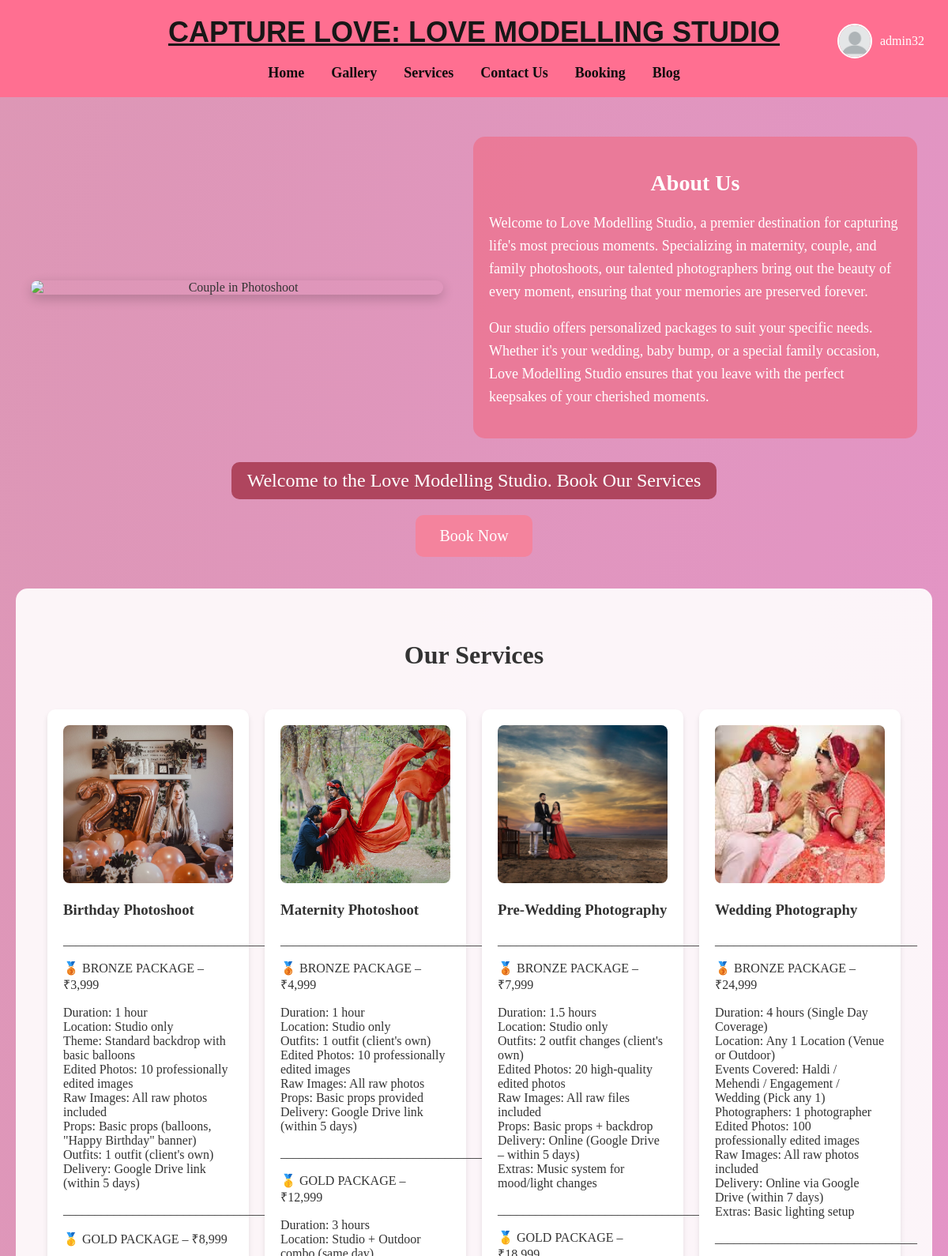
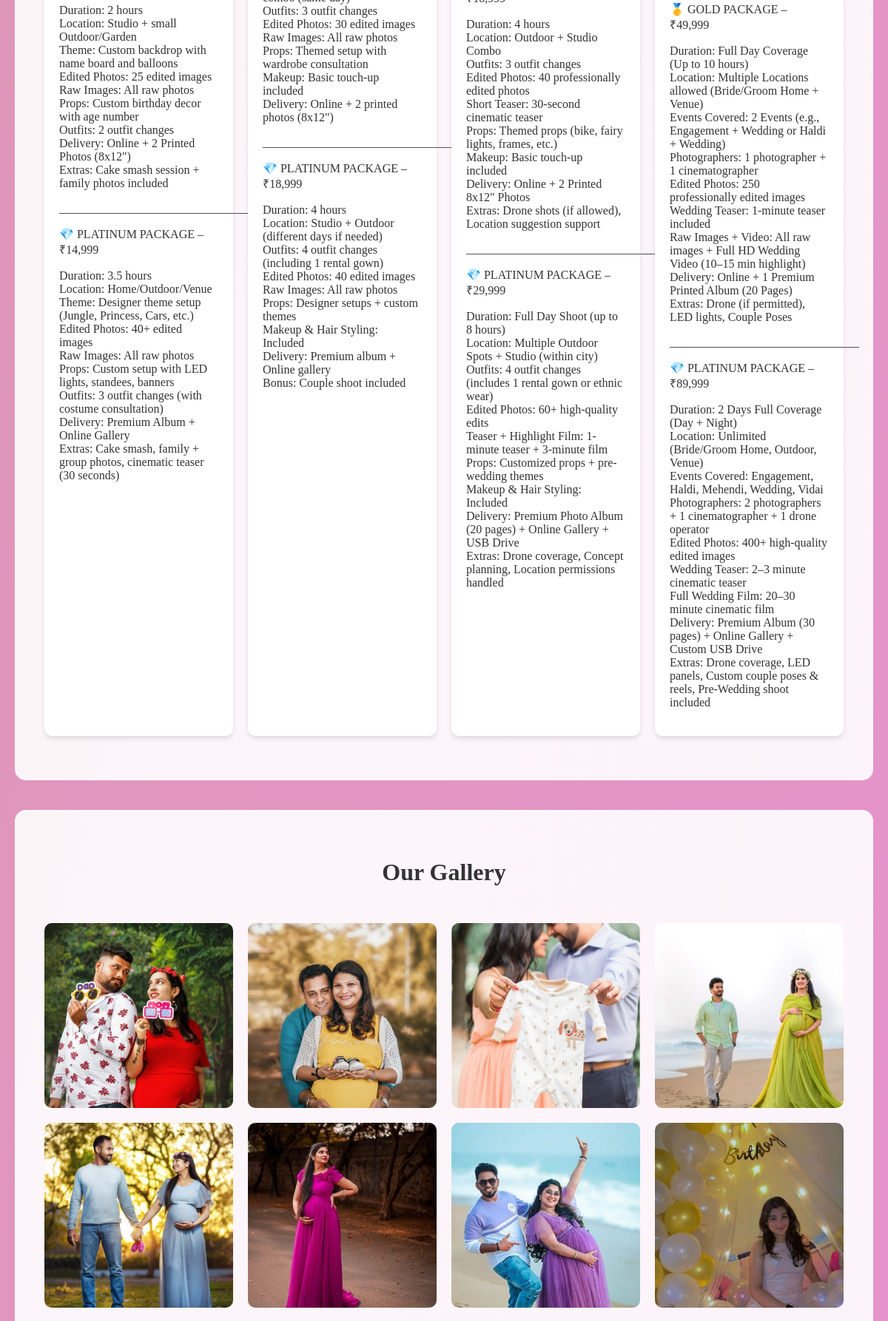
Page / (signed in, upper part) on the committed database (2 pictures, top to bottom).
### home/models.py (models this page shows, shortened)
class Service(models.Model):
    name = models.CharField(max_length=100)
    description = models.TextField()
    image = models.ImageField(upload_to='services/', null=True, blank=True)
    is_active = models.BooleanField(default=True)
    category = models.CharField(max_length=100, default='General')
    created_at = models.DateTimeField(default=timezone.now)
    updated_at = models.DateTimeField(auto_now=True)
    class Meta:
        verbose_name = 'Service'
        verbose_name_plural = 'Services'
        ordering = ['name']

class Gallery(models.Model):
    CATEGORY_CHOICES = [
        ('wedding', 'Wedding'),
        ('prewedding', 'Pre-Wedding'),
        ('birthday', 'Birthday'),
        ('outdoor', 'Outdoor'),
        ('maternity', 'Maternity')
    ]
    image = models.ImageField(upload_to='gallery/', blank=True, null=True)
    category = models.CharField(max_length=50, choices=CATEGORY_CHOICES, default='wedding')
    uploaded_at = models.DateTimeField(auto_now_add=True)
    class Meta:
        verbose_name_plural = 'Galleries'
        ordering = ['-uploaded_at']

### home/views.py (the view)
# urls.py: path('', views.index, name='index'),
def index(request):
    testimonials = Testimonial.objects.filter(is_displayed=True).order_by('-date_submitted')[:3]
    gallery_items = Gallery.objects.all().order_by('-uploaded_at')[:15]
    services = Service.objects.all()
    context = {
        'testimonials': testimonials,
        'gallery_items': gallery_items,
        'services': services,
    }
    return render(request, 'index.html', context)

### home/templates/index.html (shortened to what this page needs)
{% extends 'base.html' %}
{% block content %}
<!DOCTYPE html>
<html lang="en">
<head>
</head>
<body>
    <div class="main">
        <img src="https://www.weddingsutra.com/images/bride/fashion/jewelry-series-gujarati-bride/gujrati-bride-intro.webp" alt="Couple in Photoshoot">
        <div class="about-us">
            <h2>About Us</h2>
            <p>Welcome to Love Modelling Studio, a premier destination for capturing life's most precious moments.
                Specializing in maternity, couple, and family photoshoots, our talented photographers bring out the beauty of every moment,
                ensuring that your memories are preserved forever.</p>
            <p>Our studio offers personalized packages to suit your specific needs. Whether it's your wedding, baby bump, or a special family occasion,
                Love Modelling Studio ensures that you leave with the perfect keepsakes of your cherished moments.</p>
        </div>
    </div>
    <div class="center-content">
        <div class="welcome-banner">
            Welcome to the Love Modelling Studio. Book Our Services
        </div>
        <a href="{% url 'booking' %}" class="book-now">Book Now</a>
    </div>
    {% if services %}
    <section class="services-section">
        <h2 class="section-title">Our Services</h2>
        <div class="services-container">
            {% for service in services %}
            <div class="service-card">
                {% if service.image %}
                    <img src="{{ service.image.url }}" alt="{{ service.name }}" style="width: 100%; height: 200px; object-fit: cover; border-radius: 8px;">
                {% endif %}
                <h3>{{ service.name }}</h3>
                <p>{{ service.description|linebreaks }}</p>
            </div>
            {% endfor %}
        </div>
    </section>
    {% endif %}
    {% if gallery_items %}
    <section class="gallery-section">
        <h2 class="section-title">Our Gallery</h2>
        <div class="gallery-grid">
            {% for item in gallery_items %}
            <div class="gallery-item">
                {% if item.image %}
                    <img src="{{ item.image.url }}" alt="{{ item.title }}">
                {% endif %}
            </div>
            {% endfor %}
        </div>
    </section>
    {% endif %}
</body>
</html>
{% endblock %}

### home/templates/base.html (shortened to what this page needs)
<!DOCTYPE html>
<html lang="en">
<head>
</head>
<body>
    <header>
        <div class="logo">
            <u><b>CAPTURE LOVE: LOVE MODELLING STUDIO</b></u>
        </div>
        <div class="auth-section">
            {% if user.is_authenticated %}
            <div class="profile-section" style="display: flex; align-items: center; gap: 10px; margin-top: 10px;">
                <a href="{% url 'edit_profile' %}" class="profile-link"
                    style="display: flex; align-items: center; text-decoration: none;">
                    {% if user.profile.profile_pic %}
                    <img src="{{ user.profile.profile_pic.url }}" alt="Profile" class="profile-pic">
                    {% else %}
                    <img src="/static/images/default-profile.png" alt="Profile" class="profile-pic">
                    {% endif %}
                    <span class="username">{{ user.username }}</span>
                </a>
            </div>
            {% else %}
            <div class="auth-buttons">
                <a href="{% url 'login' %}" class="auth-button">Login</a>
                <a href="{% url 'signup' %}" class="auth-button">Sign Up</a>
            </div>
            {% endif %}
        </div>
        <nav>
            <a href="{% url 'home' %}"><b>Home</b></a>
            <a href="{% url 'gallery' %}"><b>Gallery</b></a>
            <a href="{% url 'services' %}"><b>Services</b></a>
            <a href="{% url 'contact' %}"><b>Contact Us</b></a>
            <a href="{% url 'booking' %}"><b>Booking</b></a>
            <a href="{% url 'blog' %}"><b>Blog</b></a>
        </nav>
    </header>
    <div class="content">
        {% block content %}
        {% endblock %}
    </div>
</body>
</html>

### home/templates/base.html (style rules this page uses)
body { font-family: 'Georgia', serif; margin: 0; padding: 0; background: linear-gradient(to bottom right, #d8b789, #d8b789); color: #000000; }
header { text-align: center; padding: 20px; background: #ff6f91; color: #fff; position: relative; }
.logo { font-size: 36px; color: #181717; font-family: 'Cursive', sans-serif; display: flex; align-items: center; justify-content: center; }
.profile-section { position: absolute; top: 20px; right: 20px; display: flex; align-items: center; cursor: pointer; text-decoration: none; }
.profile-pic { width: 40px; height: 40px; border-radius: 50%; margin-right: 10px; object-fit: cover; border: 2px solid white; }
.username { color: white; font-size: 16px; margin-right: 10px; }
nav { text-align: center; margin-top: 20px; }
nav a { margin: 0 15px; text-decoration: none; color: #0d0d0d; font-size: 18px; }

### home/templates/index.html (style rules this page uses)
body { font-family: 'Georgia', serif; margin: 0; padding: 0; background: linear-gradient(to bottom right, #dd97b5, #e793cf); color: #333; }
.main { text-align: center; margin-top: 50px; display: flex; justify-content: space-around; align-items: center; padding: 0 20px; }
.main img { width: 45%; max-width: 700px; border-radius: 15px; box-shadow: 0px 5px 15px rgba(0, 0, 0, 0.2); }
.about-us { width: 45%; padding: 20px; color: #fff; background-color: rgba(237, 115, 144, 0.8); border-radius: 15px; }
.about-us h2 { font-size: 28px; margin-bottom: 20px; }
.about-us p { font-size: 18px; line-height: 1.6; text-align: left; }
.center-content { display: flex; flex-direction: column; align-items: center; justify-content: center; margin: 30px 0; }
.welcome-banner { font-size: 24px; color: #fff; background: #af455e; padding: 10px 20px; border-radius: 10px; margin-bottom: 20px; }
.book-now { padding: 15px 30px; background: #f4839d; color: #fff; border: none; border-radius: 10px; font-size: 20px; cursor: pointer; transition: background 0.3s; text-decoration: none; display: inline-block; }
.services-section { padding: 40px 20px; background: rgba(255, 255, 255, 0.9); margin: 40px 20px; border-radius: 15px; }
.services-container { display: grid; grid-template-columns: repeat(auto-fit, minmax(250px, 1fr)); gap: 20px; padding: 20px; }
.service-card { background: white; padding: 20px; border-radius: 10px; box-shadow: 0 4px 6px rgba(0, 0, 0, 0.1); }
.gallery-section { padding: 40px 20px; background: rgba(255, 255, 255, 0.9); margin: 40px 20px; border-radius: 15px; }
.gallery-grid { display: grid; grid-template-columns: repeat(auto-fit, minmax(250px, 1fr)); gap: 20px; padding: 20px; }
.gallery-item { position: relative; border-radius: 10px; overflow: hidden; height: 250px; }
.gallery-item img { width: 100%; height: 100%; object-fit: cover; }
.section-title { text-align: center; color: #333; font-size: 2em; margin-bottom: 30px; }

### rows in the picture
Service: image (picture), name "Birthday Photoshoot", description "________________________________ 🥉 BRONZE PACKAGE – ₹3,999 Duration: 1 hour Location: Studio only Theme: Standard backdrop with basic balloons Edited Photos: 10 professionally edited images Raw Images: All raw photos included Props: Basic props (balloons, \"Happy Birthday\" banner) Outfits: 1 outfit (client's own) Delivery: Google Drive link (within 5 days) ________________________________ 🥇 GOLD PACKAGE – ₹8,999 Duration: 2 hours Location: Studio + small Outdoor/Garden Theme: Custom backdrop with name board and balloons Edited Photos: 25 edited images Raw Images: All raw photos Props: Custom birthday decor with age number Outfits: 2 outfit changes Delivery: Online + 2 Printed Photos (8x12\")…"
Service: image (picture), name "Maternity Photoshoot", description "________________________________ 🥉 BRONZE PACKAGE – ₹4,999 Duration: 1 hour Location: Studio only Outfits: 1 outfit (client's own) Edited Photos: 10 professionally edited images Raw Images: All raw photos Props: Basic props provided Delivery: Google Drive link (within 5 days) ________________________________ 🥇 GOLD PACKAGE – ₹12,999 Duration: 3 hours Location: Studio + Outdoor combo (same day) Outfits: 3 outfit changes Edited Photos: 30 edited images Raw Images: All raw photos Props: Themed setup with wardrobe consultation Makeup: Basic touch-up included Delivery: Online + 2 printed photos (8x12\") ________________________________ 💎 PLATINUM PACKAGE – ₹18,999 Duration: 4 hours Location:…"
Service: image (picture), name "Pre-Wedding Photography", description "________________________________ 🥉 BRONZE PACKAGE – ₹7,999 Duration: 1.5 hours Location: Studio only Outfits: 2 outfit changes (client's own) Edited Photos: 20 high-quality edited photos Raw Images: All raw files included Props: Basic props + backdrop Delivery: Online (Google Drive – within 5 days) Extras: Music system for mood/light changes ________________________________ 🥇 GOLD PACKAGE – ₹18,999 Duration: 4 hours Location: Outdoor + Studio Combo Outfits: 3 outfit changes Edited Photos: 40 professionally edited photos Short Teaser: 30-second cinematic teaser Props: Themed props (bike, fairy lights, frames, etc.) Makeup: Basic touch-up included Delivery: Online + 2 Printed 8x12\" Photos…"
Service: image (picture), name "Wedding Photography", description "________________________________ 🥉 BRONZE PACKAGE – ₹24,999 Duration: 4 hours (Single Day Coverage) Location: Any 1 Location (Venue or Outdoor) Events Covered: Haldi / Mehendi / Engagement / Wedding (Pick any 1) Photographers: 1 photographer Edited Photos: 100 professionally edited images Raw Images: All raw photos included Delivery: Online via Google Drive (within 7 days) Extras: Basic lighting setup ________________________________ 🥇 GOLD PACKAGE – ₹49,999 Duration: Full Day Coverage (Up to 10 hours) Location: Multiple Locations allowed (Bride/Groom Home + Venue) Events Covered: 2 Events (e.g., Engagement + Wedding or Haldi + Wedding) Photographers: 1 photographer + 1 cinematographer…"
Gallery: image (picture)
Gallery: image (picture)
Gallery: image (picture)
Gallery: image (picture)
Gallery: image (picture)
Gallery: image (picture)
Gallery: image (picture)
Gallery: image (picture)

### other values in the picture
{{ user.username }} "admin32"
